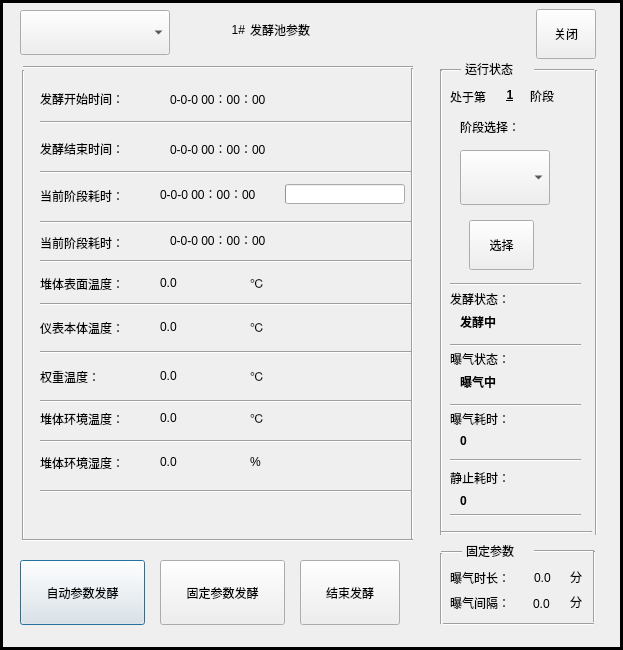
<?xml version="1.0" encoding="UTF-8"?>
<ui version="4.0">
 <class>FerControlDialog</class>
 <widget class="QDialog" name="FerControlDialog">
  <property name="geometry">
   <rect>
    <x>0</x>
    <y>0</y>
    <width>623</width>
    <height>650</height>
   </rect>
  </property>
  <property name="windowTitle">
   <string>Dialog</string>
  </property>
  <property name="styleSheet">
   <string notr="true"/>
  </property>
  <widget class="QPushButton" name="startFerButton">
   <property name="geometry">
    <rect>
     <x>20</x>
     <y>560</y>
     <width>125</width>
     <height>65</height>
    </rect>
   </property>
   <property name="text">
    <string>自动参数发酵</string>
   </property>
  </widget>
  <widget class="QPushButton" name="endFerButton">
   <property name="geometry">
    <rect>
     <x>300</x>
     <y>560</y>
     <width>100</width>
     <height>65</height>
    </rect>
   </property>
   <property name="text">
    <string>结束发酵</string>
   </property>
  </widget>
  <widget class="QComboBox" name="tankIndexComboBox">
   <property name="geometry">
    <rect>
     <x>20</x>
     <y>10</y>
     <width>150</width>
     <height>45</height>
    </rect>
   </property>
   <property name="font">
    <font>
     <pointsize>20</pointsize>
    </font>
   </property>
  </widget>
  <widget class="QLabel" name="tankIndexLabel">
   <property name="geometry">
    <rect>
     <x>220</x>
     <y>20</y>
     <width>25</width>
     <height>20</height>
    </rect>
   </property>
   <property name="text">
    <string>1#</string>
   </property>
   <property name="alignment">
    <set>Qt::AlignRight|Qt::AlignTrailing|Qt::AlignVCenter</set>
   </property>
  </widget>
  <widget class="QLabel" name="label_2">
   <property name="geometry">
    <rect>
     <x>250</x>
     <y>20</y>
     <width>90</width>
     <height>20</height>
    </rect>
   </property>
   <property name="text">
    <string>发酵池参数</string>
   </property>
  </widget>
  <widget class="Line" name="line_2">
   <property name="geometry">
    <rect>
     <x>23</x>
     <y>65</y>
     <width>390</width>
     <height>5</height>
    </rect>
   </property>
   <property name="orientation">
    <enum>Qt::Horizontal</enum>
   </property>
  </widget>
  <widget class="QLabel" name="label">
   <property name="geometry">
    <rect>
     <x>40</x>
     <y>91</y>
     <width>100</width>
     <height>16</height>
    </rect>
   </property>
   <property name="text">
    <string>发酵开始时间：</string>
   </property>
  </widget>
  <widget class="QLabel" name="label_3">
   <property name="geometry">
    <rect>
     <x>40</x>
     <y>141</y>
     <width>100</width>
     <height>16</height>
    </rect>
   </property>
   <property name="text">
    <string>发酵结束时间：</string>
   </property>
  </widget>
  <widget class="QLabel" name="label_5">
   <property name="geometry">
    <rect>
     <x>40</x>
     <y>188</y>
     <width>115</width>
     <height>16</height>
    </rect>
   </property>
   <property name="text">
    <string>当前阶段耗时：</string>
   </property>
  </widget>
  <widget class="QLabel" name="label_6">
   <property name="geometry">
    <rect>
     <x>40</x>
     <y>700</y>
     <width>81</width>
     <height>16</height>
    </rect>
   </property>
   <property name="text">
    <string>第一步耗时：</string>
   </property>
  </widget>
  <widget class="QLabel" name="label_7">
   <property name="geometry">
    <rect>
     <x>40</x>
     <y>730</y>
     <width>81</width>
     <height>16</height>
    </rect>
   </property>
   <property name="text">
    <string>第二步耗时：</string>
   </property>
  </widget>
  <widget class="QLabel" name="label_8">
   <property name="geometry">
    <rect>
     <x>40</x>
     <y>760</y>
     <width>81</width>
     <height>16</height>
    </rect>
   </property>
   <property name="text">
    <string>第三步耗时：</string>
   </property>
  </widget>
  <widget class="QLabel" name="label_9">
   <property name="geometry">
    <rect>
     <x>40</x>
     <y>790</y>
     <width>81</width>
     <height>16</height>
    </rect>
   </property>
   <property name="text">
    <string>第四步耗时：</string>
   </property>
  </widget>
  <widget class="QLabel" name="label_10">
   <property name="geometry">
    <rect>
     <x>40</x>
     <y>276</y>
     <width>100</width>
     <height>16</height>
    </rect>
   </property>
   <property name="text">
    <string>堆体表面温度：</string>
   </property>
  </widget>
  <widget class="QLabel" name="label_11">
   <property name="geometry">
    <rect>
     <x>40</x>
     <y>320</y>
     <width>100</width>
     <height>16</height>
    </rect>
   </property>
   <property name="text">
    <string>仪表本体温度：</string>
   </property>
  </widget>
  <widget class="QLabel" name="label_12">
   <property name="geometry">
    <rect>
     <x>40</x>
     <y>850</y>
     <width>61</width>
     <height>16</height>
    </rect>
   </property>
   <property name="text">
    <string>低点温度：</string>
   </property>
  </widget>
  <widget class="QLabel" name="label_13">
   <property name="geometry">
    <rect>
     <x>40</x>
     <y>369</y>
     <width>100</width>
     <height>16</height>
    </rect>
   </property>
   <property name="text">
    <string>权重温度：</string>
   </property>
  </widget>
  <widget class="QLabel" name="label_14">
   <property name="geometry">
    <rect>
     <x>40</x>
     <y>411</y>
     <width>100</width>
     <height>16</height>
    </rect>
   </property>
   <property name="text">
    <string>堆体环境温度：</string>
   </property>
  </widget>
  <widget class="QLabel" name="label_15">
   <property name="geometry">
    <rect>
     <x>40</x>
     <y>455</y>
     <width>100</width>
     <height>16</height>
    </rect>
   </property>
   <property name="text">
    <string>堆体环境湿度：</string>
   </property>
  </widget>
  <widget class="QLabel" name="label_16">
   <property name="geometry">
    <rect>
     <x>40</x>
     <y>970</y>
     <width>51</width>
     <height>16</height>
    </rect>
   </property>
   <property name="text">
    <string>氧含量：</string>
   </property>
  </widget>
  <widget class="QLabel" name="label_17">
   <property name="geometry">
    <rect>
     <x>40</x>
     <y>1000</y>
     <width>61</width>
     <height>16</height>
    </rect>
   </property>
   <property name="text">
    <string>耗氧速率：</string>
   </property>
  </widget>
  <widget class="QLabel" name="ferStartTimeLabel">
   <property name="geometry">
    <rect>
     <x>170</x>
     <y>91</y>
     <width>240</width>
     <height>16</height>
    </rect>
   </property>
   <property name="text">
    <string>0-0-0 00：00：00</string>
   </property>
  </widget>
  <widget class="QLabel" name="ferEndTimeLabel">
   <property name="geometry">
    <rect>
     <x>170</x>
     <y>141</y>
     <width>240</width>
     <height>16</height>
    </rect>
   </property>
   <property name="text">
    <string>0-0-0 00：00：00</string>
   </property>
  </widget>
  <widget class="QLabel" name="ferTotalTimeLabel">
   <property name="geometry">
    <rect>
     <x>160</x>
     <y>186</y>
     <width>120</width>
     <height>16</height>
    </rect>
   </property>
   <property name="text">
    <string>0-0-0 00：00：00</string>
   </property>
  </widget>
  <widget class="QLabel" name="firstStepTimeLabel">
   <property name="geometry">
    <rect>
     <x>120</x>
     <y>700</y>
     <width>150</width>
     <height>16</height>
    </rect>
   </property>
   <property name="text">
    <string>0-0-0 00：00：00</string>
   </property>
  </widget>
  <widget class="QLabel" name="SecondStepTimeLabel">
   <property name="geometry">
    <rect>
     <x>120</x>
     <y>730</y>
     <width>150</width>
     <height>16</height>
    </rect>
   </property>
   <property name="text">
    <string>0-0-0 00：00：00</string>
   </property>
  </widget>
  <widget class="QLabel" name="thirdStepTimeLabel">
   <property name="geometry">
    <rect>
     <x>120</x>
     <y>760</y>
     <width>150</width>
     <height>16</height>
    </rect>
   </property>
   <property name="text">
    <string>0-0-0 00：00：00</string>
   </property>
  </widget>
  <widget class="QLabel" name="fouthStepTimeLabel">
   <property name="geometry">
    <rect>
     <x>120</x>
     <y>790</y>
     <width>150</width>
     <height>16</height>
    </rect>
   </property>
   <property name="text">
    <string>0-0-0 00：00：00</string>
   </property>
  </widget>
  <widget class="QLabel" name="highTemptureLabel">
   <property name="geometry">
    <rect>
     <x>160</x>
     <y>275</y>
     <width>80</width>
     <height>16</height>
    </rect>
   </property>
   <property name="text">
    <string>0.0</string>
   </property>
  </widget>
  <widget class="QLabel" name="midTemptureLabel">
   <property name="geometry">
    <rect>
     <x>160</x>
     <y>319</y>
     <width>80</width>
     <height>16</height>
    </rect>
   </property>
   <property name="text">
    <string>0.0</string>
   </property>
  </widget>
  <widget class="QLabel" name="lowTemptureLabel">
   <property name="geometry">
    <rect>
     <x>110</x>
     <y>850</y>
     <width>40</width>
     <height>16</height>
    </rect>
   </property>
   <property name="text">
    <string>0.0</string>
   </property>
  </widget>
  <widget class="QLabel" name="weightTemptureLabel">
   <property name="geometry">
    <rect>
     <x>160</x>
     <y>368</y>
     <width>80</width>
     <height>16</height>
    </rect>
   </property>
   <property name="text">
    <string>0.0</string>
   </property>
  </widget>
  <widget class="QLabel" name="envTemptureLabel">
   <property name="geometry">
    <rect>
     <x>160</x>
     <y>410</y>
     <width>80</width>
     <height>16</height>
    </rect>
   </property>
   <property name="text">
    <string>0.0</string>
   </property>
  </widget>
  <widget class="QLabel" name="envhumidityLabel">
   <property name="geometry">
    <rect>
     <x>160</x>
     <y>454</y>
     <width>80</width>
     <height>16</height>
    </rect>
   </property>
   <property name="text">
    <string>0.0</string>
   </property>
  </widget>
  <widget class="QLabel" name="aerobicRateLabel">
   <property name="geometry">
    <rect>
     <x>100</x>
     <y>970</y>
     <width>40</width>
     <height>16</height>
    </rect>
   </property>
   <property name="text">
    <string>0.0</string>
   </property>
  </widget>
  <widget class="QLabel" name="coRateLabel">
   <property name="geometry">
    <rect>
     <x>110</x>
     <y>1000</y>
     <width>40</width>
     <height>16</height>
    </rect>
   </property>
   <property name="text">
    <string>---</string>
   </property>
  </widget>
  <widget class="QLabel" name="label_33">
   <property name="geometry">
    <rect>
     <x>250</x>
     <y>275</y>
     <width>31</width>
     <height>16</height>
    </rect>
   </property>
   <property name="text">
    <string>℃</string>
   </property>
  </widget>
  <widget class="QLabel" name="label_34">
   <property name="geometry">
    <rect>
     <x>250</x>
     <y>319</y>
     <width>31</width>
     <height>16</height>
    </rect>
   </property>
   <property name="text">
    <string>℃</string>
   </property>
  </widget>
  <widget class="QLabel" name="label_35">
   <property name="geometry">
    <rect>
     <x>160</x>
     <y>850</y>
     <width>31</width>
     <height>16</height>
    </rect>
   </property>
   <property name="text">
    <string>℃</string>
   </property>
  </widget>
  <widget class="QLabel" name="label_36">
   <property name="geometry">
    <rect>
     <x>250</x>
     <y>368</y>
     <width>31</width>
     <height>16</height>
    </rect>
   </property>
   <property name="text">
    <string>℃</string>
   </property>
  </widget>
  <widget class="QLabel" name="label_37">
   <property name="geometry">
    <rect>
     <x>250</x>
     <y>410</y>
     <width>31</width>
     <height>16</height>
    </rect>
   </property>
   <property name="text">
    <string>℃</string>
   </property>
  </widget>
  <widget class="QLabel" name="label_38">
   <property name="geometry">
    <rect>
     <x>250</x>
     <y>454</y>
     <width>31</width>
     <height>16</height>
    </rect>
   </property>
   <property name="text">
    <string>%</string>
   </property>
  </widget>
  <widget class="QLabel" name="label_39">
   <property name="geometry">
    <rect>
     <x>150</x>
     <y>970</y>
     <width>31</width>
     <height>16</height>
    </rect>
   </property>
   <property name="text">
    <string>%</string>
   </property>
  </widget>
  <widget class="Line" name="line_3">
   <property name="geometry">
    <rect>
     <x>21</x>
     <y>70</y>
     <width>5</width>
     <height>471</height>
    </rect>
   </property>
   <property name="orientation">
    <enum>Qt::Vertical</enum>
   </property>
  </widget>
  <widget class="Line" name="line_4">
   <property name="geometry">
    <rect>
     <x>29</x>
     <y>1020</y>
     <width>389</width>
     <height>16</height>
    </rect>
   </property>
   <property name="orientation">
    <enum>Qt::Horizontal</enum>
   </property>
  </widget>
  <widget class="Line" name="line_5">
   <property name="geometry">
    <rect>
     <x>410</x>
     <y>68</y>
     <width>5</width>
     <height>471</height>
    </rect>
   </property>
   <property name="orientation">
    <enum>Qt::Vertical</enum>
   </property>
  </widget>
  <widget class="QProgressBar" name="ferTotalRunTimeProgressBar">
   <property name="geometry">
    <rect>
     <x>285</x>
     <y>184</y>
     <width>120</width>
     <height>20</height>
    </rect>
   </property>
   <property name="value">
    <number>0</number>
   </property>
   <property name="format">
    <string/>
   </property>
  </widget>
  <widget class="Line" name="line_6">
   <property name="geometry">
    <rect>
     <x>440</x>
     <y>60</y>
     <width>21</width>
     <height>20</height>
    </rect>
   </property>
   <property name="orientation">
    <enum>Qt::Horizontal</enum>
   </property>
  </widget>
  <widget class="QLabel" name="label_18">
   <property name="geometry">
    <rect>
     <x>465</x>
     <y>59</y>
     <width>70</width>
     <height>20</height>
    </rect>
   </property>
   <property name="text">
    <string>运行状态</string>
   </property>
  </widget>
  <widget class="Line" name="line_7">
   <property name="geometry">
    <rect>
     <x>534</x>
     <y>60</y>
     <width>60</width>
     <height>20</height>
    </rect>
   </property>
   <property name="orientation">
    <enum>Qt::Horizontal</enum>
   </property>
  </widget>
  <widget class="Line" name="line_8">
   <property name="geometry">
    <rect>
     <x>433</x>
     <y>70</y>
     <width>16</width>
     <height>465</height>
    </rect>
   </property>
   <property name="orientation">
    <enum>Qt::Vertical</enum>
   </property>
  </widget>
  <widget class="Line" name="line_9">
   <property name="geometry">
    <rect>
     <x>594</x>
     <y>70</y>
     <width>5</width>
     <height>465</height>
    </rect>
   </property>
   <property name="frameShadow">
    <enum>QFrame::Sunken</enum>
   </property>
   <property name="orientation">
    <enum>Qt::Vertical</enum>
   </property>
  </widget>
  <widget class="Line" name="line_10">
   <property name="geometry">
    <rect>
     <x>441</x>
     <y>530</y>
     <width>151</width>
     <height>5</height>
    </rect>
   </property>
   <property name="orientation">
    <enum>Qt::Horizontal</enum>
   </property>
  </widget>
  <widget class="QLabel" name="label_19">
   <property name="geometry">
    <rect>
     <x>450</x>
     <y>87</y>
     <width>50</width>
     <height>20</height>
    </rect>
   </property>
   <property name="text">
    <string>处于第</string>
   </property>
  </widget>
  <widget class="QLabel" name="runStateStepLabel">
   <property name="geometry">
    <rect>
     <x>500</x>
     <y>85</y>
     <width>20</width>
     <height>20</height>
    </rect>
   </property>
   <property name="font">
    <font>
     <weight>75</weight>
     <bold>true</bold>
     <underline>true</underline>
    </font>
   </property>
   <property name="text">
    <string>1</string>
   </property>
   <property name="alignment">
    <set>Qt::AlignCenter</set>
   </property>
  </widget>
  <widget class="QLabel" name="label_21">
   <property name="geometry">
    <rect>
     <x>530</x>
     <y>86</y>
     <width>40</width>
     <height>20</height>
    </rect>
   </property>
   <property name="text">
    <string>阶段</string>
   </property>
  </widget>
  <widget class="QLabel" name="label_20">
   <property name="geometry">
    <rect>
     <x>460</x>
     <y>112</y>
     <width>70</width>
     <height>30</height>
    </rect>
   </property>
   <property name="text">
    <string>阶段选择：</string>
   </property>
  </widget>
  <widget class="QComboBox" name="runStepComboBox">
   <property name="geometry">
    <rect>
     <x>460</x>
     <y>150</y>
     <width>90</width>
     <height>55</height>
    </rect>
   </property>
   <property name="font">
    <font>
     <pointsize>20</pointsize>
    </font>
   </property>
  </widget>
  <widget class="QPushButton" name="changeStepButton">
   <property name="geometry">
    <rect>
     <x>469</x>
     <y>220</y>
     <width>65</width>
     <height>50</height>
    </rect>
   </property>
   <property name="text">
    <string>选择</string>
   </property>
  </widget>
  <widget class="QLabel" name="label_22">
   <property name="geometry">
    <rect>
     <x>450</x>
     <y>290</y>
     <width>100</width>
     <height>18</height>
    </rect>
   </property>
   <property name="text">
    <string>发酵状态：</string>
   </property>
  </widget>
  <widget class="QLabel" name="ferStateLabel">
   <property name="geometry">
    <rect>
     <x>460</x>
     <y>313</y>
     <width>100</width>
     <height>18</height>
    </rect>
   </property>
   <property name="font">
    <font>
     <weight>75</weight>
     <bold>true</bold>
    </font>
   </property>
   <property name="text">
    <string>发酵中</string>
   </property>
  </widget>
  <widget class="QLabel" name="aerationStateLabel">
   <property name="geometry">
    <rect>
     <x>460</x>
     <y>373</y>
     <width>100</width>
     <height>18</height>
    </rect>
   </property>
   <property name="font">
    <font>
     <weight>75</weight>
     <bold>true</bold>
    </font>
   </property>
   <property name="text">
    <string>曝气中</string>
   </property>
  </widget>
  <widget class="QLabel" name="label_23">
   <property name="geometry">
    <rect>
     <x>450</x>
     <y>350</y>
     <width>100</width>
     <height>18</height>
    </rect>
   </property>
   <property name="text">
    <string>曝气状态：</string>
   </property>
  </widget>
  <widget class="QLabel" name="label_24">
   <property name="geometry">
    <rect>
     <x>450</x>
     <y>410</y>
     <width>100</width>
     <height>18</height>
    </rect>
   </property>
   <property name="text">
    <string>曝气耗时：</string>
   </property>
  </widget>
  <widget class="QLabel" name="aerationTotalTimeLabel">
   <property name="geometry">
    <rect>
     <x>460</x>
     <y>432</y>
     <width>111</width>
     <height>18</height>
    </rect>
   </property>
   <property name="font">
    <font>
     <weight>75</weight>
     <bold>true</bold>
    </font>
   </property>
   <property name="text">
    <string>0</string>
   </property>
  </widget>
  <widget class="QLabel" name="label_25">
   <property name="geometry">
    <rect>
     <x>450</x>
     <y>469</y>
     <width>100</width>
     <height>18</height>
    </rect>
   </property>
   <property name="text">
    <string>静止耗时：</string>
   </property>
  </widget>
  <widget class="QLabel" name="stillTotalTimeLabel">
   <property name="geometry">
    <rect>
     <x>460</x>
     <y>492</y>
     <width>111</width>
     <height>18</height>
    </rect>
   </property>
   <property name="font">
    <font>
     <weight>75</weight>
     <bold>true</bold>
    </font>
   </property>
   <property name="text">
    <string>0</string>
   </property>
  </widget>
  <widget class="QLabel" name="label_26">
   <property name="geometry">
    <rect>
     <x>480</x>
     <y>690</y>
     <width>71</width>
     <height>16</height>
    </rect>
   </property>
   <property name="text">
    <string>传感器状态：</string>
   </property>
  </widget>
  <widget class="QLabel" name="sensorStateLabel">
   <property name="geometry">
    <rect>
     <x>500</x>
     <y>710</y>
     <width>30</width>
     <height>30</height>
    </rect>
   </property>
   <property name="sizePolicy">
    <sizepolicy hsizetype="Expanding" vsizetype="Expanding">
     <horstretch>0</horstretch>
     <verstretch>0</verstretch>
    </sizepolicy>
   </property>
   <property name="autoFillBackground">
    <bool>true</bool>
   </property>
   <property name="text">
    <string/>
   </property>
   <property name="alignment">
    <set>Qt::AlignCenter</set>
   </property>
   <property name="wordWrap">
    <bool>true</bool>
   </property>
  </widget>
  <widget class="QPushButton" name="customFerButton">
   <property name="geometry">
    <rect>
     <x>160</x>
     <y>560</y>
     <width>125</width>
     <height>65</height>
    </rect>
   </property>
   <property name="text">
    <string>固定参数发酵</string>
   </property>
  </widget>
  <widget class="Line" name="line_11">
   <property name="geometry">
    <rect>
     <x>40</x>
     <y>120</y>
     <width>371</width>
     <height>5</height>
    </rect>
   </property>
   <property name="orientation">
    <enum>Qt::Horizontal</enum>
   </property>
  </widget>
  <widget class="Line" name="line_12">
   <property name="geometry">
    <rect>
     <x>40</x>
     <y>170</y>
     <width>371</width>
     <height>5</height>
    </rect>
   </property>
   <property name="orientation">
    <enum>Qt::Horizontal</enum>
   </property>
  </widget>
  <widget class="Line" name="line_13">
   <property name="geometry">
    <rect>
     <x>40</x>
     <y>220</y>
     <width>371</width>
     <height>5</height>
    </rect>
   </property>
   <property name="orientation">
    <enum>Qt::Horizontal</enum>
   </property>
  </widget>
  <widget class="Line" name="line_14">
   <property name="geometry">
    <rect>
     <x>40</x>
     <y>710</y>
     <width>371</width>
     <height>20</height>
    </rect>
   </property>
   <property name="orientation">
    <enum>Qt::Horizontal</enum>
   </property>
  </widget>
  <widget class="Line" name="line_15">
   <property name="geometry">
    <rect>
     <x>40</x>
     <y>740</y>
     <width>371</width>
     <height>20</height>
    </rect>
   </property>
   <property name="orientation">
    <enum>Qt::Horizontal</enum>
   </property>
  </widget>
  <widget class="Line" name="line_16">
   <property name="geometry">
    <rect>
     <x>40</x>
     <y>770</y>
     <width>371</width>
     <height>20</height>
    </rect>
   </property>
   <property name="orientation">
    <enum>Qt::Horizontal</enum>
   </property>
  </widget>
  <widget class="Line" name="line_17">
   <property name="geometry">
    <rect>
     <x>40</x>
     <y>800</y>
     <width>371</width>
     <height>20</height>
    </rect>
   </property>
   <property name="orientation">
    <enum>Qt::Horizontal</enum>
   </property>
  </widget>
  <widget class="Line" name="line_18">
   <property name="geometry">
    <rect>
     <x>40</x>
     <y>302</y>
     <width>371</width>
     <height>5</height>
    </rect>
   </property>
   <property name="orientation">
    <enum>Qt::Horizontal</enum>
   </property>
  </widget>
  <widget class="Line" name="line_19">
   <property name="geometry">
    <rect>
     <x>40</x>
     <y>350</y>
     <width>371</width>
     <height>5</height>
    </rect>
   </property>
   <property name="orientation">
    <enum>Qt::Horizontal</enum>
   </property>
  </widget>
  <widget class="Line" name="line_20">
   <property name="geometry">
    <rect>
     <x>40</x>
     <y>860</y>
     <width>371</width>
     <height>20</height>
    </rect>
   </property>
   <property name="orientation">
    <enum>Qt::Horizontal</enum>
   </property>
  </widget>
  <widget class="Line" name="line_21">
   <property name="geometry">
    <rect>
     <x>40</x>
     <y>399</y>
     <width>371</width>
     <height>5</height>
    </rect>
   </property>
   <property name="orientation">
    <enum>Qt::Horizontal</enum>
   </property>
  </widget>
  <widget class="Line" name="line_22">
   <property name="geometry">
    <rect>
     <x>40</x>
     <y>439</y>
     <width>371</width>
     <height>5</height>
    </rect>
   </property>
   <property name="orientation">
    <enum>Qt::Horizontal</enum>
   </property>
  </widget>
  <widget class="Line" name="line_23">
   <property name="geometry">
    <rect>
     <x>40</x>
     <y>489</y>
     <width>371</width>
     <height>5</height>
    </rect>
   </property>
   <property name="orientation">
    <enum>Qt::Horizontal</enum>
   </property>
  </widget>
  <widget class="Line" name="line_24">
   <property name="geometry">
    <rect>
     <x>40</x>
     <y>980</y>
     <width>371</width>
     <height>20</height>
    </rect>
   </property>
   <property name="orientation">
    <enum>Qt::Horizontal</enum>
   </property>
  </widget>
  <widget class="Line" name="line_25">
   <property name="geometry">
    <rect>
     <x>450</x>
     <y>343</y>
     <width>131</width>
     <height>5</height>
    </rect>
   </property>
   <property name="orientation">
    <enum>Qt::Horizontal</enum>
   </property>
  </widget>
  <widget class="Line" name="line_26">
   <property name="geometry">
    <rect>
     <x>450</x>
     <y>282</y>
     <width>131</width>
     <height>5</height>
    </rect>
   </property>
   <property name="orientation">
    <enum>Qt::Horizontal</enum>
   </property>
  </widget>
  <widget class="Line" name="line_27">
   <property name="geometry">
    <rect>
     <x>450</x>
     <y>403</y>
     <width>131</width>
     <height>5</height>
    </rect>
   </property>
   <property name="orientation">
    <enum>Qt::Horizontal</enum>
   </property>
  </widget>
  <widget class="Line" name="line_28">
   <property name="geometry">
    <rect>
     <x>450</x>
     <y>458</y>
     <width>131</width>
     <height>5</height>
    </rect>
   </property>
   <property name="orientation">
    <enum>Qt::Horizontal</enum>
   </property>
  </widget>
  <widget class="Line" name="line_29">
   <property name="geometry">
    <rect>
     <x>450</x>
     <y>513</y>
     <width>131</width>
     <height>5</height>
    </rect>
   </property>
   <property name="orientation">
    <enum>Qt::Horizontal</enum>
   </property>
  </widget>
  <widget class="QLabel" name="handSpaceTimeValeLabel">
   <property name="geometry">
    <rect>
     <x>533</x>
     <y>596</y>
     <width>35</width>
     <height>16</height>
    </rect>
   </property>
   <property name="text">
    <string>0.0</string>
   </property>
  </widget>
  <widget class="Line" name="line_32">
   <property name="geometry">
    <rect>
     <x>439</x>
     <y>553</y>
     <width>5</width>
     <height>71</height>
    </rect>
   </property>
   <property name="orientation">
    <enum>Qt::Vertical</enum>
   </property>
  </widget>
  <widget class="QLabel" name="handRunTimeValueLabel">
   <property name="geometry">
    <rect>
     <x>534</x>
     <y>570</y>
     <width>35</width>
     <height>16</height>
    </rect>
   </property>
   <property name="text">
    <string>0.0</string>
   </property>
  </widget>
  <widget class="QLabel" name="label_27">
   <property name="geometry">
    <rect>
     <x>466</x>
     <y>543</y>
     <width>70</width>
     <height>16</height>
    </rect>
   </property>
   <property name="text">
    <string>固定参数</string>
   </property>
  </widget>
  <widget class="QLabel" name="label_29">
   <property name="geometry">
    <rect>
     <x>450</x>
     <y>593</y>
     <width>75</width>
     <height>20</height>
    </rect>
   </property>
   <property name="text">
    <string>曝气间隔：</string>
   </property>
  </widget>
  <widget class="QLabel" name="label_30">
   <property name="geometry">
    <rect>
     <x>570</x>
     <y>567</y>
     <width>20</width>
     <height>20</height>
    </rect>
   </property>
   <property name="text">
    <string>分</string>
   </property>
  </widget>
  <widget class="Line" name="line_34">
   <property name="geometry">
    <rect>
     <x>443</x>
     <y>622</y>
     <width>151</width>
     <height>5</height>
    </rect>
   </property>
   <property name="orientation">
    <enum>Qt::Horizontal</enum>
   </property>
  </widget>
  <widget class="QLabel" name="label_31">
   <property name="geometry">
    <rect>
     <x>570</x>
     <y>592</y>
     <width>20</width>
     <height>20</height>
    </rect>
   </property>
   <property name="text">
    <string>分</string>
   </property>
  </widget>
  <widget class="Line" name="line_33">
   <property name="geometry">
    <rect>
     <x>592</x>
     <y>551</y>
     <width>5</width>
     <height>71</height>
    </rect>
   </property>
   <property name="orientation">
    <enum>Qt::Vertical</enum>
   </property>
  </widget>
  <widget class="QLabel" name="label_28">
   <property name="geometry">
    <rect>
     <x>450</x>
     <y>568</y>
     <width>75</width>
     <height>20</height>
    </rect>
   </property>
   <property name="text">
    <string>曝气时长：</string>
   </property>
  </widget>
  <widget class="Line" name="line_31">
   <property name="geometry">
    <rect>
     <x>534</x>
     <y>549</y>
     <width>60</width>
     <height>5</height>
    </rect>
   </property>
   <property name="orientation">
    <enum>Qt::Horizontal</enum>
   </property>
  </widget>
  <widget class="Line" name="line_30">
   <property name="geometry">
    <rect>
     <x>441</x>
     <y>550</y>
     <width>21</width>
     <height>5</height>
    </rect>
   </property>
   <property name="orientation">
    <enum>Qt::Horizontal</enum>
   </property>
  </widget>
  <widget class="QLabel" name="label_32">
   <property name="geometry">
    <rect>
     <x>40</x>
     <y>235</y>
     <width>100</width>
     <height>16</height>
    </rect>
   </property>
   <property name="text">
    <string>当前阶段耗时：</string>
   </property>
  </widget>
  <widget class="QLabel" name="currentStepTimeLabel">
   <property name="geometry">
    <rect>
     <x>170</x>
     <y>232</y>
     <width>150</width>
     <height>16</height>
    </rect>
   </property>
   <property name="text">
    <string>0-0-0 00：00：00</string>
   </property>
  </widget>
  <widget class="Line" name="line_35">
   <property name="geometry">
    <rect>
     <x>40</x>
     <y>259</y>
     <width>371</width>
     <height>5</height>
    </rect>
   </property>
   <property name="orientation">
    <enum>Qt::Horizontal</enum>
   </property>
  </widget>
  <widget class="Line" name="line_36">
   <property name="geometry">
    <rect>
     <x>22</x>
     <y>538</y>
     <width>391</width>
     <height>5</height>
    </rect>
   </property>
   <property name="orientation">
    <enum>Qt::Horizontal</enum>
   </property>
  </widget>
  <widget class="QPushButton" name="pauseFerButton">
   <property name="geometry">
    <rect>
     <x>350</x>
     <y>670</y>
     <width>75</width>
     <height>23</height>
    </rect>
   </property>
   <property name="text">
    <string>暂停发酵</string>
   </property>
  </widget>
  <widget class="QPushButton" name="exitButton">
   <property name="geometry">
    <rect>
     <x>536</x>
     <y>9</y>
     <width>60</width>
     <height>50</height>
    </rect>
   </property>
   <property name="text">
    <string>关闭</string>
   </property>
  </widget>
  <widget class="Line" name="line_37">
   <property name="geometry">
    <rect>
     <x>0</x>
     <y>0</y>
     <width>3</width>
     <height>650</height>
    </rect>
   </property>
   <property name="frameShadow">
    <enum>QFrame::Plain</enum>
   </property>
   <property name="lineWidth">
    <number>3</number>
   </property>
   <property name="orientation">
    <enum>Qt::Vertical</enum>
   </property>
  </widget>
  <widget class="Line" name="line_38">
   <property name="geometry">
    <rect>
     <x>620</x>
     <y>0</y>
     <width>3</width>
     <height>650</height>
    </rect>
   </property>
   <property name="frameShadow">
    <enum>QFrame::Plain</enum>
   </property>
   <property name="lineWidth">
    <number>3</number>
   </property>
   <property name="orientation">
    <enum>Qt::Vertical</enum>
   </property>
  </widget>
  <widget class="Line" name="line_39">
   <property name="geometry">
    <rect>
     <x>0</x>
     <y>0</y>
     <width>620</width>
     <height>3</height>
    </rect>
   </property>
   <property name="frameShadow">
    <enum>QFrame::Plain</enum>
   </property>
   <property name="lineWidth">
    <number>3</number>
   </property>
   <property name="orientation">
    <enum>Qt::Horizontal</enum>
   </property>
  </widget>
  <widget class="Line" name="line_40">
   <property name="geometry">
    <rect>
     <x>0</x>
     <y>647</y>
     <width>620</width>
     <height>3</height>
    </rect>
   </property>
   <property name="frameShadow">
    <enum>QFrame::Plain</enum>
   </property>
   <property name="lineWidth">
    <number>3</number>
   </property>
   <property name="orientation">
    <enum>Qt::Horizontal</enum>
   </property>
  </widget>
 </widget>
 <resources/>
 <connections/>
</ui>
